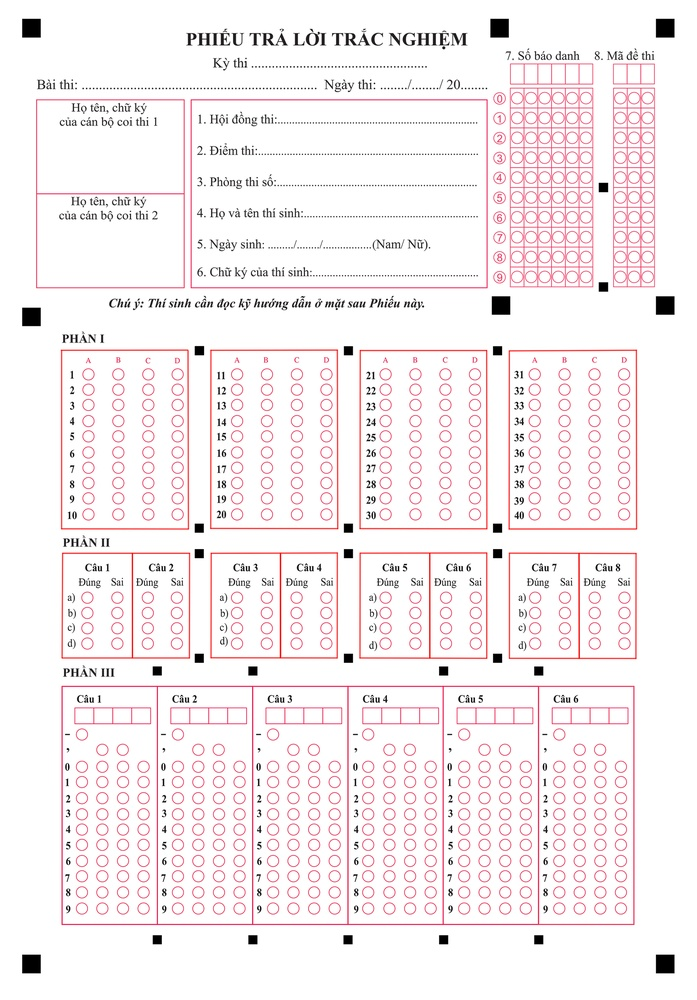
#> input picture paper.jpg, 697 x 1000 px, shrunk from 1920 x 2755 before the run
$ python generate_test_image.py
#> lines starting #> are read from the running program, lines starting #| are printed output that depends on the picture; after the words box and inside, x2 and y2 are one past the last pixel; in counts of white or black regions, pixels touching at a corner belong together
#!/usr/bin/env python3
"""
Tạo ảnh test với các ô được tô NGẪU NHIÊN để kiểm tra chương trình
Mỗi lần chạy sẽ tạo số báo danh, mã đề và đáp án khác nhau
"""

import cv2
import numpy as np
import os
import random

# ==================== THAM SỐ TỪ debug_view.py ====================
# Vùng SỐ BÁO DANH (6 cột x 10 hàng = 60 ô)
SBD_X_START = 0.73
SBD_X_END = 0.85
SBD_Y_START = 0.09
SBD_Y_END = 0.285
SBD_NUM_COLS = 6

# Vùng MÃ ĐỀ (3 cột x 10 hàng = 30 ô)
EXAM_X_START = 0.88
EXAM_X_END = 0.94
EXAM_Y_START = 0.09
EXAM_Y_END = 0.285
EXAM_NUM_COLS = 3

# Vùng ĐÁP ÁN (4 cột x 10 câu x 4 lựa chọn = 160 ô)
ANSWER_Y_START = 0.365
ANSWER_Y_END = 0.523
ANSWER_COLUMNS = [
    (0.118, 0.265, 1),
    (0.331, 0.478, 11),
    (0.544, 0.691, 21),
    (0.757, 0.904, 31),
]
# ====================================================================


def generate_random_sbd():
    """Tạo số báo danh ngẫu nhiên 6 chữ số"""
    return "".join([str(random.randint(0, 9)) for _ in range(6)])


def generate_random_exam_code():
    """Tạo mã đề ngẫu nhiên 3 chữ số (001-009)"""
    return f"{random.randint(1, 9):03d}"


def generate_random_answers(num_questions=40):
    """Tạo đáp án ngẫu nhiên cho các câu hỏi"""
    choices = ["A", "B", "C", "D"]
    return {q: random.choice(choices) for q in range(1, num_questions + 1)}


def create_test_image(
    base_image_path: str,
    output_path: str,
    sbd: str = None,
    exam_code: str = None,
    answers: dict = None,
):
    """Tạo ảnh test với các ô được tô ngẫu nhiên

    Args:
        base_image_path: Đường dẫn ảnh gốc
        output_path: Đường dẫn lưu ảnh
        sbd: Số báo danh (nếu None sẽ tạo ngẫu nhiên)
        exam_code: Mã đề (nếu None sẽ tạo ngẫu nhiên)
        answers: Dict đáp án (nếu None sẽ tạo ngẫu nhiên)
    """
#> called with base_image_path = 'paper.jpg', output_path = 'exams/007_660487.jpg', sbd = '660487', exam_code = '007'

    # Tạo giá trị ngẫu nhiên nếu không được cung cấp
    if sbd is None:
        sbd = generate_random_sbd()
    if exam_code is None:
        exam_code = generate_random_exam_code()
    if answers is None:
        answers = generate_random_answers()

    # Đọc ảnh gốc
    image = cv2.imread(base_image_path)
#> image is the input picture: shape (1000, 697, 3); mean B, G, R 241.2, 239.7, 246.3
    if image is None:
        print(f"Không thể đọc ảnh: {base_image_path}")
        return None

    height, width = image.shape[:2]
#> height = 1000; width = 697
    print(f"Kích thước ảnh: {width} x {height}")
#| Kích thước ảnh: 697 x 1000

    # ========== TÔ SỐ BÁO DANH (60 ô) ==========
    sbd_x1 = int(SBD_X_START * width)
#> sbd_x1 = 508
    sbd_x2 = int(SBD_X_END * width)
#> sbd_x2 = 592
    sbd_y1 = int(SBD_Y_START * height)
#> sbd_y1 = 90
    sbd_y2 = int(SBD_Y_END * height)
#> sbd_y2 = 285

    col_width = (sbd_x2 - sbd_x1) / SBD_NUM_COLS
#> col_width = 14
    row_height = (sbd_y2 - sbd_y1) / 10
#> row_height = 19.5

    print(f"\n=== SỐ BÁO DANH: {sbd} ===")
    for col_idx, digit in enumerate(sbd):
        digit_val = int(digit)
        # Tính vị trí tâm ô cần tô
        center_x = int(sbd_x1 + col_idx * col_width + col_width * 0.5)
        center_y = int(sbd_y1 + digit_val * row_height + row_height * 0.5)
        radius = int(min(col_width, row_height) * 0.3)

        # Tô đen ô hình tròn
        cv2.circle(image, (center_x, center_y), radius, (0, 0, 0), -1)
        print(f"  Cột {col_idx + 1}: tô số {digit} tại ({center_x}, {center_y})")
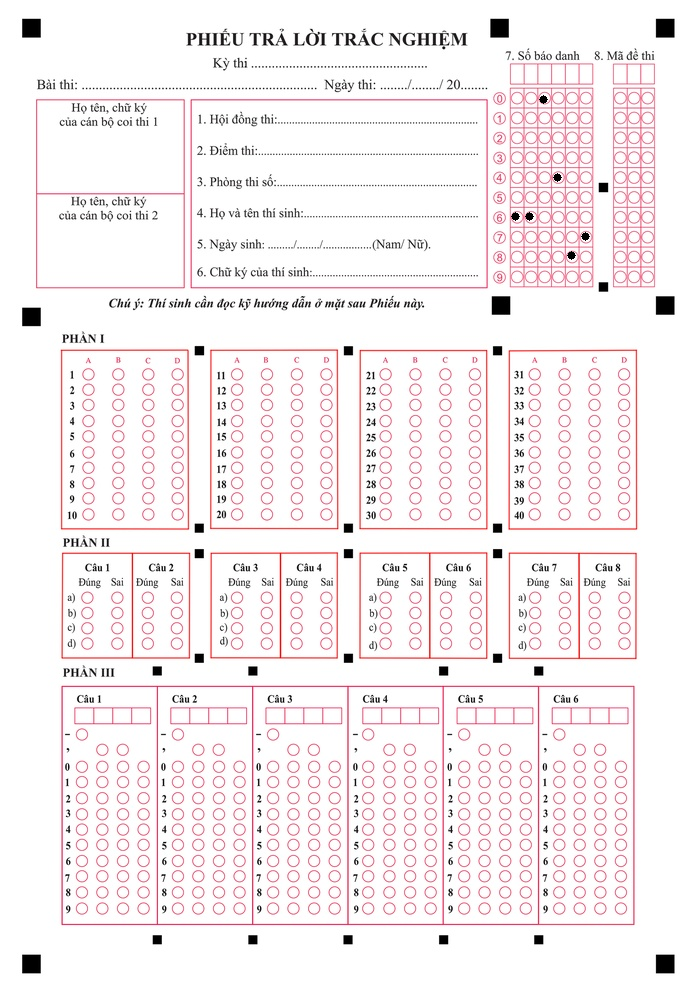
#> image: shape (1000, 697, 3); 0.04% of pixels changed, all inside (x1, y1, x2, y2) = (511, 95, 590, 260)

    # ========== TÔ MÃ ĐỀ (30 ô) ==========
    exam_x1 = int(EXAM_X_START * width)
#> exam_x1 = 613
    exam_x2 = int(EXAM_X_END * width)
#> exam_x2 = 655
    exam_y1 = int(EXAM_Y_START * height)
#> exam_y1 = 90
    exam_y2 = int(EXAM_Y_END * height)
#> exam_y2 = 285

    col_width = (exam_x2 - exam_x1) / EXAM_NUM_COLS
    row_height = (exam_y2 - exam_y1) / 10

    print(f"\n=== MÃ ĐỀ: {exam_code} ===")
    for col_idx, digit in enumerate(exam_code):
        digit_val = int(digit)
        center_x = int(exam_x1 + col_idx * col_width + col_width * 0.5)
        center_y = int(exam_y1 + digit_val * row_height + row_height * 0.5)
        radius = int(min(col_width, row_height) * 0.3)

        cv2.circle(image, (center_x, center_y), radius, (0, 0, 0), -1)
        print(f"  Cột {col_idx + 1}: tô số {digit} tại ({center_x}, {center_y})")
#> image: shape (1000, 697, 3); 0.02% of pixels changed, all inside (x1, y1, x2, y2) = (616, 95, 653, 241)

    # ========== TÔ ĐÁP ÁN (160 ô) ==========
    answer_y1 = int(ANSWER_Y_START * height)
#> answer_y1 = 365
    answer_y2 = int(ANSWER_Y_END * height)
#> answer_y2 = 523
    row_height = (answer_y2 - answer_y1) / 10
#> row_height = 15.8

    answer_map = {"A": 0, "B": 1, "C": 2, "D": 3}

    # Offset điều chỉnh vị trí (pixel) - đảo ngược hướng
    OFFSET_A = -10  # Câu A lệch trái 10px
    OFFSET_D = 10  # Câu D lệch phải 10px

    print(f"\n=== ĐÁP ÁN ===")
    for col_x_start, col_x_end, start_q in ANSWER_COLUMNS:
        x1 = int(col_x_start * width)
        x2 = int(col_x_end * width)
        col_width = (x2 - x1) / 4  # 4 lựa chọn A B C D

        print(f"  Câu {start_q}-{start_q + 9}:")
        for q_offset in range(10):
            q_num = start_q + q_offset
            if q_num in answers:
                answer = answers[q_num]
                answer_idx = answer_map[answer]

                center_x = int(x1 + answer_idx * col_width + col_width * 0.5)

                # Điều chỉnh offset cho câu A và D
                if answer == "A":
                    center_x += OFFSET_A  # Lệch phải 1mm
                elif answer == "D":
                    center_x += OFFSET_D  # Lệch trái 1mm

                center_y = int(answer_y1 + q_offset * row_height + row_height * 0.5)
                radius = int(min(col_width, row_height) * 0.3)

                cv2.circle(image, (center_x, center_y), radius, (0, 0, 0), -1)
                print(f"    Câu {q_num}: {answer}")
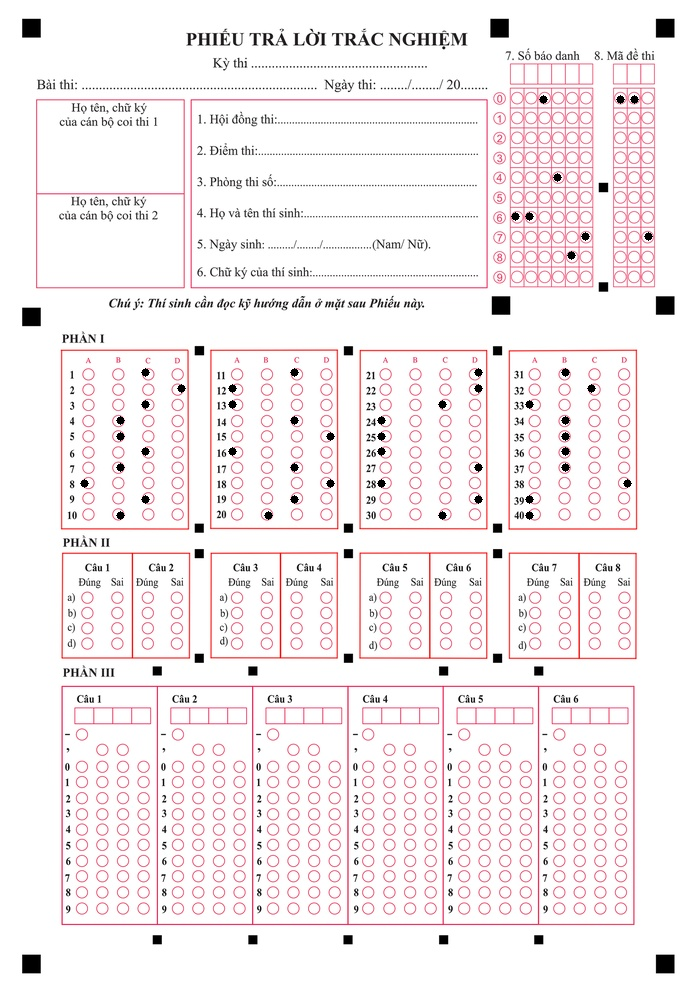
#> image: shape (1000, 697, 3); mean B, G, R 240.4, 238.9, 245.5

    # Lưu ảnh
    cv2.imwrite(output_path, image)
    print(f"\n✓ Đã lưu: {output_path}")

    return output_path, sbd, exam_code, answers


def main():
    # Tìm ảnh gốc trong thư mục exams
    exams_dir = "exams"
    base_image = os.path.join("paper.jpg")

    if not os.path.exists(base_image):
        print(f"Không tìm thấy ảnh gốc: {base_image}")
        print("Lưu ý: Cần có file paper.jpg trong thư mục exams")
        return

    print(f"Sử dụng ảnh gốc: {base_image}")
    # tạo thư mục exams nếu chưa có
    # xoá thư mục exams nếu đã có
    if not os.path.exists(exams_dir):
        os.makedirs(exams_dir, exist_ok=True)
    else:
        for f in os.listdir(exams_dir):
            os.remove(os.path.join(exams_dir, f))
    # tạo thư mục exams nếu chưa có
    os.makedirs(exams_dir, exist_ok=True)

    # Tạo 50 ảnh test
    num_images = 50
    print(f"\n=== Tạo {num_images} ảnh test ===\n")

    for i in range(num_images):
        # Tạo giá trị ngẫu nhiên cho mỗi ảnh
        sbd = generate_random_sbd()
        exam_code = generate_random_exam_code()
        answers = generate_random_answers()

        # Tạo ảnh test với tên chứa mã đề và số báo danh
        output_path = os.path.join(exams_dir, f"{exam_code}_{sbd}.jpg")

        result = create_test_image(base_image, output_path, sbd, exam_code, answers)

        if result:
            print(f"[{i+1}/{num_images}] SBD: {sbd} | Mã đề: {exam_code}")

    print("\n" + "=" * 50)
    print(f"Hoàn thành! Đã tạo {num_images} ảnh test trong thư mục {exams_dir}/")
    print("=" * 50)
    print("\nChạy debug/debug_view.py để kiểm tra:")
    print(f"  python debug/debug_view.py exams")


if __name__ == "__main__":
    main()
